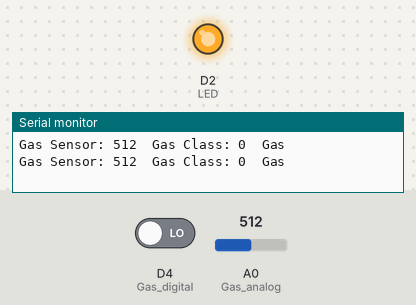
This sketch was run on a simulated ESP8266 (NodeMCU). Parts: output pins drawn as LEDs (lit = HIGH), the last lines printed to the serial monitor. Dashed ring = blinking. The inputs (shaded band) are chosen by the test bench; at power-on: A0 (Gas_analog) = 512, D4 (Gas_digital) LOW.

Above: at 1.9 s.
2.0 s: A0 (Gas_analog) set to 485
At 3.3 s:
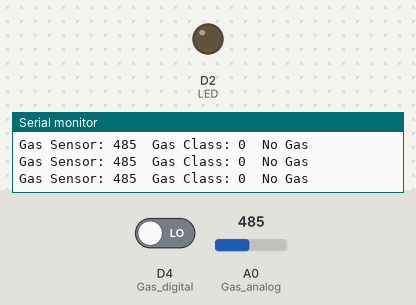
3.6 s: A0 (Gas_analog) set to 510
At 4.4 s:
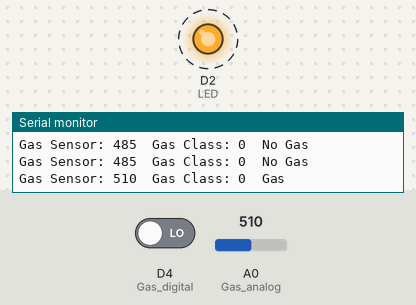
7.8 s: A0 (Gas_analog) set to 490
At 9.1 s:
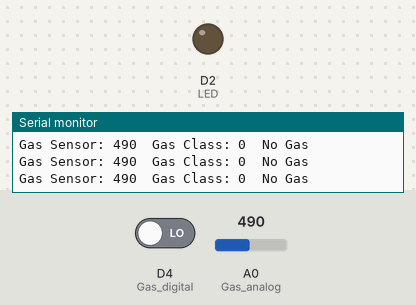
9.4 s: A0 (Gas_analog) set to 511
At 10.2 s:
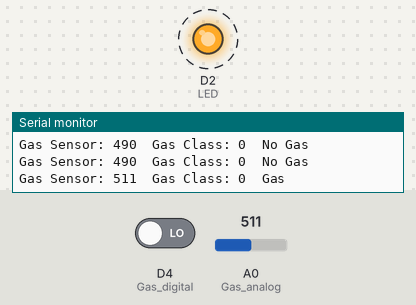
Timing chart, 0 to 14.6 s (numbered marks = the images above; inputs shaded):
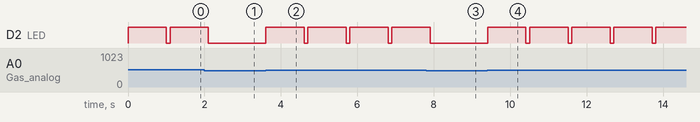

The sketch:

Gas.ino
```cpp
int LED = D2; // Warning output
int Gas_analog = A0; // Analog signal
int Gas_digital = D4; // Digital signal

void setup() {
  Serial.begin(115200);
  pinMode(LED, OUTPUT);
  pinMode(Gas_analog, INPUT);
  pinMode(Gas_digital, INPUT);
}

void loop() {
  int gassensorAnalog = analogRead(Gas_analog);
  int gassensorDigital = digitalRead(Gas_digital);

  Serial.print("Gas Sensor: ");
  Serial.print(gassensorAnalog);
  Serial.print("\t");
  Serial.print("Gas Class: ");
  Serial.print(gassensorDigital);
  Serial.print("\t");

  if (gassensorAnalog > 500) {
    Serial.println("Gas");
    digitalWrite(LED, HIGH); // blinking
    delay(1000);
    digitalWrite(LED, LOW);  // turn off
  }
  else {
    Serial.println("No Gas");
  }
  delay(100);
}
```

Measured:
- the behaviour switches between 501 and 500 on A0 (Gas_analog) (found by bisection; images 0 and 1)
- after the input at 2.0 s, D2 (LED): goes on until 2.1 s, then stays LOW
- after the input at 3.6 s, D2 (LED): alternates HIGH for 1.0 s and LOW for 0.10 s, starting at once
- after the input at 7.8 s, D2 (LED): goes on until 7.9 s, then stays LOW
- after the input at 9.4 s, D2 (LED): alternates HIGH for 1.0 s and LOW for 0.10 s, starting at once
